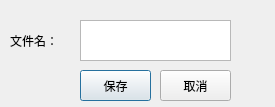
<?xml version="1.0" encoding="UTF-8"?>
<ui version="4.0">
 <class>Dialog</class>
 <widget class="QDialog" name="Dialog">
  <property name="geometry">
   <rect>
    <x>0</x>
    <y>0</y>
    <width>275</width>
    <height>107</height>
   </rect>
  </property>
  <property name="windowTitle">
   <string>Dialog</string>
  </property>
  <widget class="QTextEdit" name="textEdit">
   <property name="geometry">
    <rect>
     <x>80</x>
     <y>20</y>
     <width>151</width>
     <height>41</height>
    </rect>
   </property>
  </widget>
  <widget class="QLabel" name="label">
   <property name="geometry">
    <rect>
     <x>10</x>
     <y>30</y>
     <width>61</width>
     <height>21</height>
    </rect>
   </property>
   <property name="text">
    <string>文件名：</string>
   </property>
  </widget>
  <widget class="QPushButton" name="pushButton">
   <property name="geometry">
    <rect>
     <x>80</x>
     <y>70</y>
     <width>71</width>
     <height>31</height>
    </rect>
   </property>
   <property name="text">
    <string>保存</string>
   </property>
  </widget>
  <widget class="QPushButton" name="pushButton_2">
   <property name="geometry">
    <rect>
     <x>160</x>
     <y>70</y>
     <width>71</width>
     <height>31</height>
    </rect>
   </property>
   <property name="text">
    <string>取消</string>
   </property>
  </widget>
 </widget>
 <resources/>
 <connections/>
</ui>
